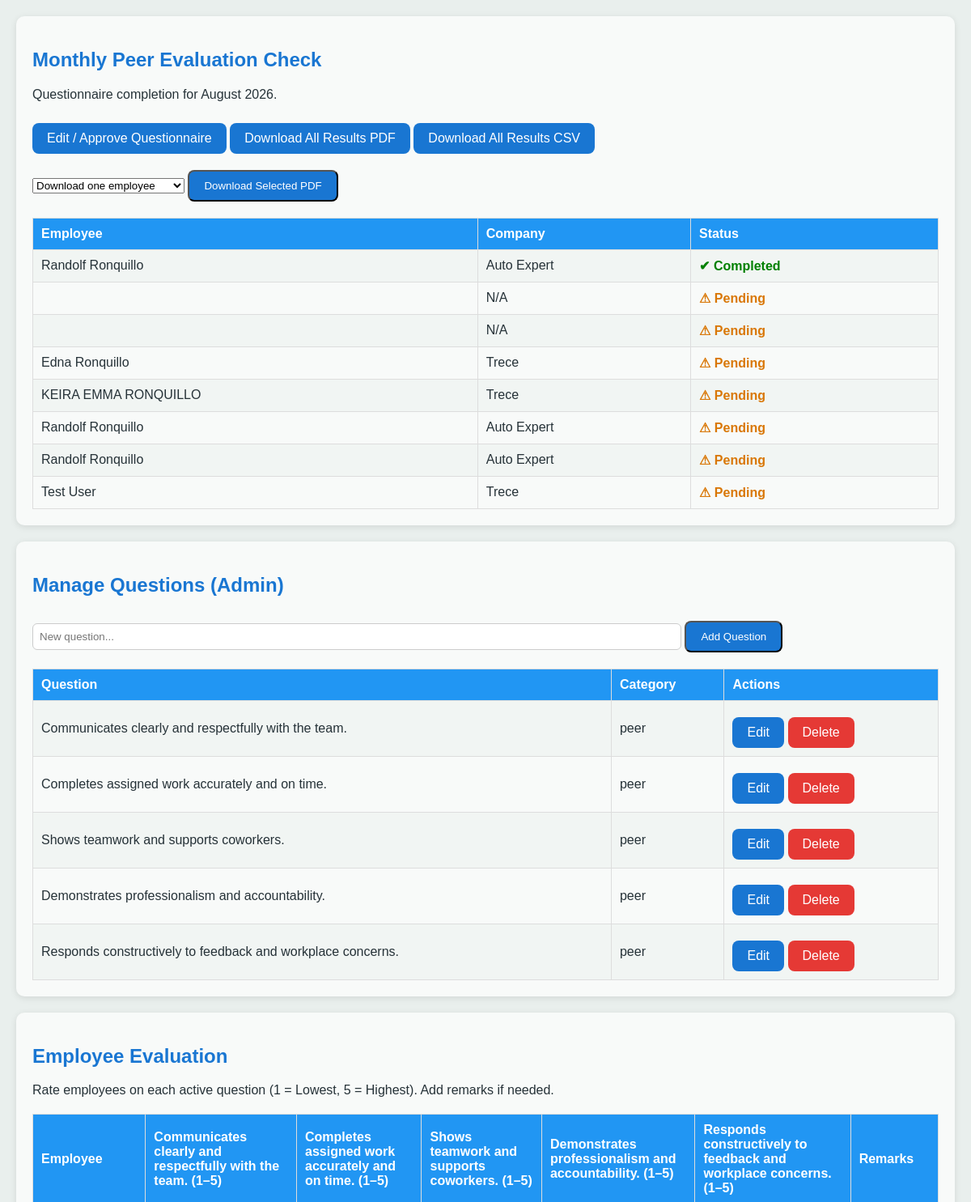
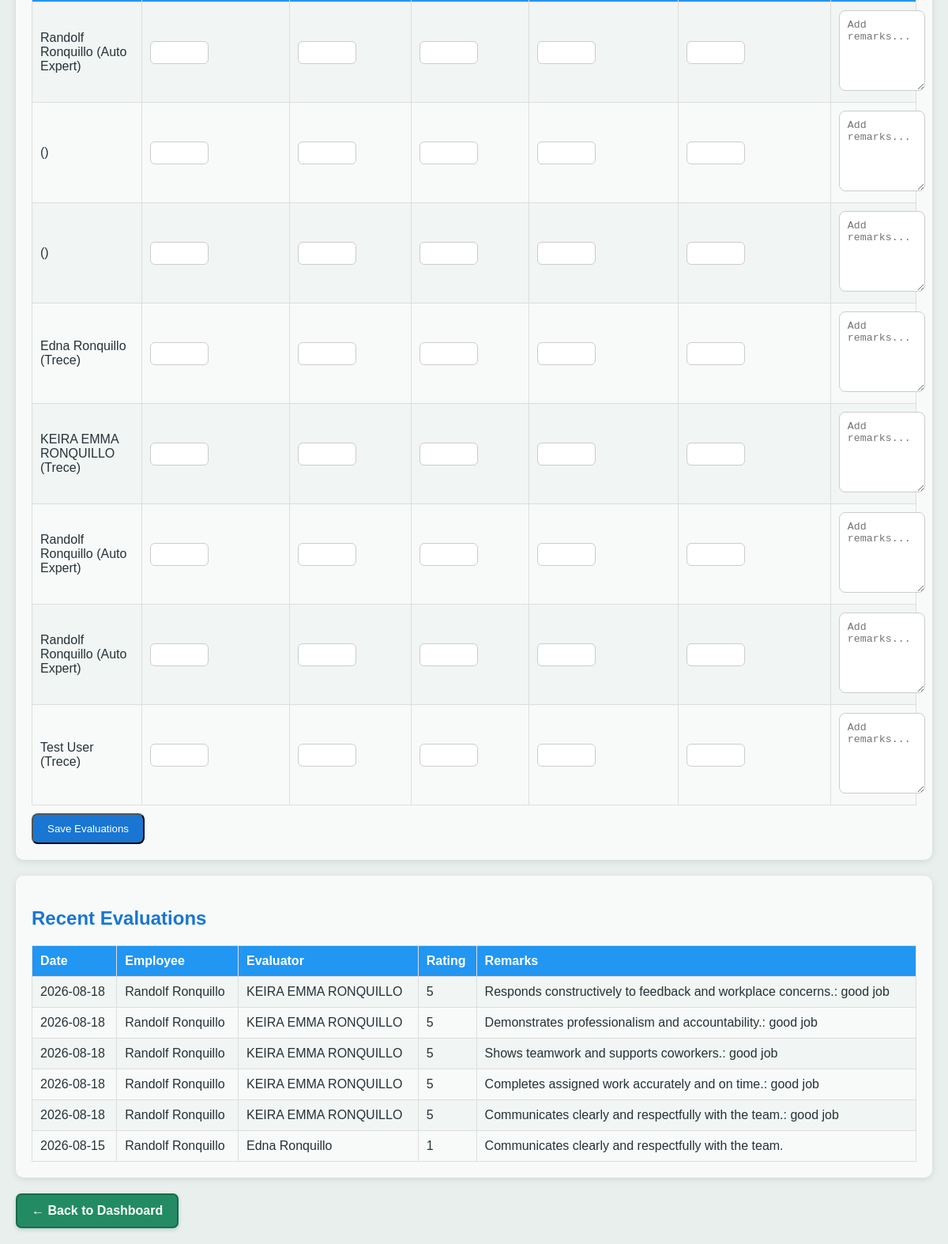
Screenshot of /evaluation_dashboard (signed in) with the database file from the repository (2 pictures, top to bottom).
### models.py (models this page shows, shortened)
class Employee(db.Model, UserMixin):
    __tablename__ = "employees"   # ✅ important para tugma sa foreign keys
    id = db.Column(db.Integer, primary_key=True)
    first_name = db.Column(db.String(50))
    middle_name = db.Column(db.String(50))
    last_name = db.Column(db.String(50))
    suffix_name = db.Column(db.String(20))
    dob = db.Column(db.Date, nullable=True)
    role = db.Column(db.String(20))          # Staff/Admin/Employee
    company = db.Column(db.String(50))       # Trece-Uno / Auto Expert
    email = db.Column(db.String(100))        # not unique
    contact_no = db.Column(db.String(20))
    password = db.Column(db.String(200))
    profile_pic = db.Column(db.String(200))
    registered_at = db.Column(db.DateTime, default=datetime.utcnow, nullable=True)
    address = db.Column(db.String(200))
    date_started = db.Column(db.Date)
    sss = db.Column(db.String(50))
    philhealth = db.Column(db.String(50))
    tin = db.Column(db.String(50))
    pagibig = db.Column(db.String(50))
    emergency_person = db.Column(db.String(100))
    emergency_contact = db.Column(db.String(100))
    emergency_address = db.Column(db.String(200))
    sil_credits = db.Column(db.Integer, default=5)
    sil_eligible = db.Column(db.Boolean, nullable=False, default=True)
    merit_points = db.Column(db.Integer, default=0)
    demerit_points = db.Column(db.Integer, default=0)
    daily_rate = db.Column(db.Float, default=695.0)
    allowance = db.Column(db.Float, default=0.0)
    incentives = db.Column(db.Float, default=0.0)
    loan_balance = db.Column(db.Float, default=0.0)
    sl_credits = db.Column(db.Integer, default=5)
    attendances = db.relationship("Attendance", back_populates="employee", lazy=True)
    leave_requests = db.relationship("LeaveRequest", backref="employee", lazy=True)
    loans = db.relationship("Loan", backref="employee", lazy=True)
    payrolls = db.relationship("Payroll", backref="employee", lazy=True)
    redemptions = db.relationship("RedemptionHistory", backref="employee", lazy=True)

class EvaluationQuestion(db.Model):
    __tablename__ = "evaluation_questions"
    id = db.Column(db.Integer, primary_key=True)
    text = db.Column(db.String(255), nullable=False)
    category = db.Column(db.String(50), nullable=False, default="core")
    is_active = db.Column(db.Boolean, nullable=False, default=True)
    created_at = db.Column(db.DateTime, default=datetime.utcnow)

class Evaluation(db.Model):
    __tablename__ = "evaluations"
    id = db.Column(db.Integer, primary_key=True)
    employee_id = db.Column(db.Integer, db.ForeignKey("employees.id"), nullable=False)
    evaluator_id = db.Column(db.Integer, db.ForeignKey("employees.id"), nullable=True)
    rating = db.Column(db.Integer, nullable=True)
    remarks = db.Column(db.String(255))
    date = db.Column(db.DateTime, default=datetime.utcnow)
    category = db.Column(db.String(50), default="core")  # halimbawa: core, attitude, etc.
    employee = db.relationship(
        "Employee",
        foreign_keys=[employee_id],
        backref=db.backref("evaluations", lazy=True),
    )
    evaluator = db.relationship(
        "Employee",
        foreign_keys=[evaluator_id],
        backref=db.backref("evaluations_given", lazy=True),
    )
    @property
    def score(self):
        return self.rating

### hris.py (the view, shortened to what this page needs)
@app.route('/evaluation_dashboard', methods=['GET','POST'])
@login_required
def evaluation_dashboard():
    if current_user.role.lower() != "admin":
        flash("❌ Access denied. Admins only.", "danger")
        return redirect(url_for('login'))
    ensure_peer_questions()
    employees = Employee.query.all()
    questions = EvaluationQuestion.query.filter_by(is_active=True).all()
    month_start = datetime.today().date().replace(day=1)
    month_start_dt = datetime.combine(month_start, datetime.min.time())
    peer_status = []
    for emp in employees:
        submitted = Evaluation.query.filter(
            Evaluation.employee_id == emp.id,
            Evaluation.date >= month_start_dt,
            Evaluation.category.like("peer_%")
        ).first() is not None
        peer_status.append({"employee": emp, "submitted": submitted})
    evaluations = Evaluation.query.order_by(Evaluation.date.desc()).all()
    return render_template("evaluation_dashboard.html",
                           employees=employees,
                           questions=questions,
                           evaluations=evaluations,
                           peer_status=peer_status,
                           month_start=month_start)

### hris.py (called while the page is built, shortened)
def ensure_peer_questions():
    if not EvaluationQuestion.query.first():
        for text in DEFAULT_PEER_QUESTIONS:
            db.session.add(EvaluationQuestion(text=text, category="peer", is_active=True))
        db.session.commit()

@login_manager.user_loader
def load_user(user_id):
    return db.session.get(Employee, int(user_id))

@app.before_request
def check_authentication():
    exempt_routes = ['login', 'register', 'static']
    if not current_user.is_authenticated and request.endpoint not in exempt_routes:
        return redirect(url_for('login'))

@app.before_request
def check_lunch_resume():
    now = datetime.now()

### templates/evaluation_dashboard.html (shortened to what this page needs)
<!DOCTYPE html>
<html>
<head>
    <link rel="stylesheet" href="{{ url_for('static', filename='soft_theme.css') }}">
</head>
<body>
    <div class="card">
        <h2>Monthly Peer Evaluation Check</h2>
        <p>Questionnaire completion for {{ month_start.strftime('%B %Y') }}.</p>
        <a href="{{ url_for('manage_questions') }}" class="btn">Edit / Approve Questionnaire</a>
        <a href="{{ url_for('evaluation_results_export', file_format='pdf') }}" class="btn">Download All Results PDF</a>
        <a href="{{ url_for('evaluation_results_export', file_format='csv') }}" class="btn">Download All Results CSV</a>
        <form method="GET" action="{{ url_for('evaluation_results_export', file_format='pdf') }}" style="margin-top:10px;">
            <select name="employee_id" required>
                <option value="">Download one employee</option>
            </select>
            <button type="submit" class="btn">Download Selected PDF</button>
        </form>
        <table>
            <tr><th>Employee</th><th>Company</th><th>Status</th></tr>
            {% for item in peer_status %}
            <tr>
                <td>{{ item.employee.first_name }} {{ item.employee.last_name }}</td>
                <td>{{ item.employee.company or 'N/A' }}</td>
                <td>
                    {% if item.submitted %}
                        <span style="color:green; font-weight:bold;">&#10004; Completed</span>
                    {% else %}
                        <span style="color:#d97706; font-weight:bold;">&#9888; Pending</span>
                    {% endif %}
                </td>
            </tr>
            {% endfor %}
        </table>
    </div>
    <div class="card">
        <h2>Manage Questions (Admin)</h2>
        <form method="POST" action="{{ url_for('manage_questions') }}">
            <input type="text" name="question_text" placeholder="New question..." style="width:70%; padding:8px;">
            <button type="submit" class="btn">Add Question</button>
        </form>
        <table>
            <tr>
                <th>Question</th>
                <th>Category</th>
                <th>Actions</th>
            </tr>
            {% for q in questions %}
            <tr>
                <td>{{ q.text }}</td>
                <td>{{ q.category }}</td>
                <td>
                    <a href="{{ url_for('edit_question', id=q.id) }}" class="btn">Edit</a>
                    <a href="{{ url_for('delete_question', id=q.id) }}" class="btn btn-danger">Delete</a>
                </td>
            </tr>
            {% endfor %}
        </table>
    </div>
    <div class="card">
        <h2>Employee Evaluation</h2>
        <p>Rate employees on each active question (1 = Lowest, 5 = Highest). Add remarks if needed.</p>
        <form method="POST">
            <table>
                <tr>
                    <th>Employee</th>
                    {% for q in questions %}
                        <th>{{ q.text }} (1–5)</th>
                    {% endfor %}
                    <th>Remarks</th>
                </tr>
                {% for emp in employees %}
                <tr>
                    <td>{{ emp.first_name }} {{ emp.last_name }} ({{ emp.company }})</td>
                    {% for q in questions %}
                        <td><input type="number" name="q{{ q.id }}_{{ emp.id }}" min="1" max="5" style="width:60px;"></td>
                    {% endfor %}
                    <td><textarea name="remarks_{{ emp.id }}" placeholder="Add remarks..."></textarea></td>
                </tr>
                {% endfor %}
            </table>
            <button type="submit" class="btn">Save Evaluations</button>
        </form>
    </div>
    <div class="card">
        <h2>Recent Evaluations</h2>
        {% if evaluations %}
            <table>
                <tr>
                    <th>Date</th>
                    <th>Employee</th>
                    <th>Evaluator</th>
                    <th>Rating</th>
                    <th>Remarks</th>
                </tr>
                {% for e in evaluations %}
                <tr>
                    <td>{{ e.date.strftime('%Y-%m-%d') }}</td>
                    <td>{{ e.employee.first_name }} {{ e.employee.last_name }}</td>
                    <td>{{ e.evaluator.first_name }} {{ e.evaluator.last_name if e.evaluator else 'N/A' }}</td>
                    <td>{{ e.rating }}</td>
                    <td>{{ e.remarks or 'No remarks' }}</td>
                </tr>
                {% endfor %}
            </table>
        {% else %}
            <p>No evaluation records found.</p>
        {% endif %}
    </div>
    <a href="{{ url_for('dashboard_admin') }}" class="dashboard-back-link">&#8592; Back to Dashboard</a>
</body>
</html>

### static/soft_theme.css (style rules this page uses)
body { background-color: #e9efed !important; color: #263238; }
.dashboard-back-link { display: inline-flex; align-items: center; gap: 8px; padding: 11px 18px; border: 2px solid #176b4d; border-radius: 7px; background: #238b63; color: #ffffff !important; font-weight: 700; text-decoration: none !important; box-shadow: 0 2px 5px rgba(23, 107, 77, 0.24); transition: background-color 0.2s ease, transform 0.2s ease; }
.card, .section, .profile, .profile-card, .tab-content, .payslip-card, form { background-color: #f8faf9; }
tr:nth-child(even) { background-color: #f1f5f3; }

### templates/evaluation_dashboard.html (style rules this page uses)
body { font-family: Arial, sans-serif; background:#f4f7f6; margin:0; padding:20px; }
.card { background:#fff; padding:20px; border-radius:10px; box-shadow:0 2px 8px rgba(0,0,0,0.1); margin-bottom:20px; }
h2 { color:#1976d2; }
table { width:100%; border-collapse:collapse; margin-top:20px; }
th, td { border:1px solid #ddd; padding:10px; text-align:left; }
th { background:#2196f3; color:white; }
textarea { width:100%; min-height:80px; padding:10px; border-radius:8px; border:1px solid #ccc; }
input[type="number"], input[type="text"] { padding:6px; border-radius:6px; border:1px solid #ccc; }
.btn { display:inline-block; padding:10px 18px; background:#1976d2; color:white; text-decoration:none; border-radius:8px; margin-top:10px; }
.btn-danger { background:#e53935; }

### rows the page displays
Employee: employee.first_name "Randolf", employee.last_name "Ronquillo", employee "Auto Expert", first_name "Randolf", last_name "Ronquillo", company "Auto Expert", id "Add remarks..."
Employee: employee "N/A", id "Add remarks..."
Employee: employee "N/A", id "Add remarks..."
Employee: employee.first_name "Edna", employee.last_name "Ronquillo", employee "Trece", first_name "Edna", last_name "Ronquillo", company "Trece", id "Add remarks..."
Employee: employee.first_name "KEIRA EMMA", employee.last_name "RONQUILLO", employee "Trece", first_name "KEIRA EMMA", last_name "RONQUILLO", company "Trece", id "Add remarks..."
Employee: employee.first_name "Randolf", employee.last_name "Ronquillo", employee "Auto Expert", first_name "Randolf", last_name "Ronquillo", company "Auto Expert", id "Add remarks..."
Employee: employee.first_name "Randolf", employee.last_name "Ronquillo", employee "Auto Expert", first_name "Randolf", last_name "Ronquillo", company "Auto Expert", id "Add remarks..."
Employee: employee.first_name "Test", employee.last_name "User", employee "Trece", first_name "Test", last_name "User", company "Trece", id "Add remarks..."
EvaluationQuestion: text "Communicates clearly and respectfully with the team.", category "peer"
EvaluationQuestion: text "Completes assigned work accurately and on time.", category "peer"
EvaluationQuestion: text "Shows teamwork and supports coworkers.", category "peer"
EvaluationQuestion: text "Demonstrates professionalism and accountability.", category "peer"
EvaluationQuestion: text "Responds constructively to feedback and workplace concerns.", category "peer"
Evaluation: date "2026-08-18", employee.first_name "Randolf", employee.last_name "Ronquillo", evaluator.first_name "KEIRA EMMA", evaluator "RONQUILLO", rating "5", remarks "Responds constructively to feedback and workplace concerns.: good job"
Evaluation: date "2026-08-18", employee.first_name "Randolf", employee.last_name "Ronquillo", evaluator.first_name "KEIRA EMMA", evaluator "RONQUILLO", rating "5", remarks "Demonstrates professionalism and accountability.: good job"
Evaluation: date "2026-08-18", employee.first_name "Randolf", employee.last_name "Ronquillo", evaluator.first_name "KEIRA EMMA", evaluator "RONQUILLO", rating "5", remarks "Shows teamwork and supports coworkers.: good job"
Evaluation: date "2026-08-18", employee.first_name "Randolf", employee.last_name "Ronquillo", evaluator.first_name "KEIRA EMMA", evaluator "RONQUILLO", rating "5", remarks "Completes assigned work accurately and on time.: good job"
Evaluation: date "2026-08-18", employee.first_name "Randolf", employee.last_name "Ronquillo", evaluator.first_name "KEIRA EMMA", evaluator "RONQUILLO", rating "5", remarks "Communicates clearly and respectfully with the team.: good job"
Evaluation: date "2026-08-15", employee.first_name "Randolf", employee.last_name "Ronquillo", evaluator.first_name "Edna", evaluator "Ronquillo", rating "1", remarks "Communicates clearly and respectfully with the team."

### other values shown
{{ month_start.strftime('%B %Y') }} "August 2026"
